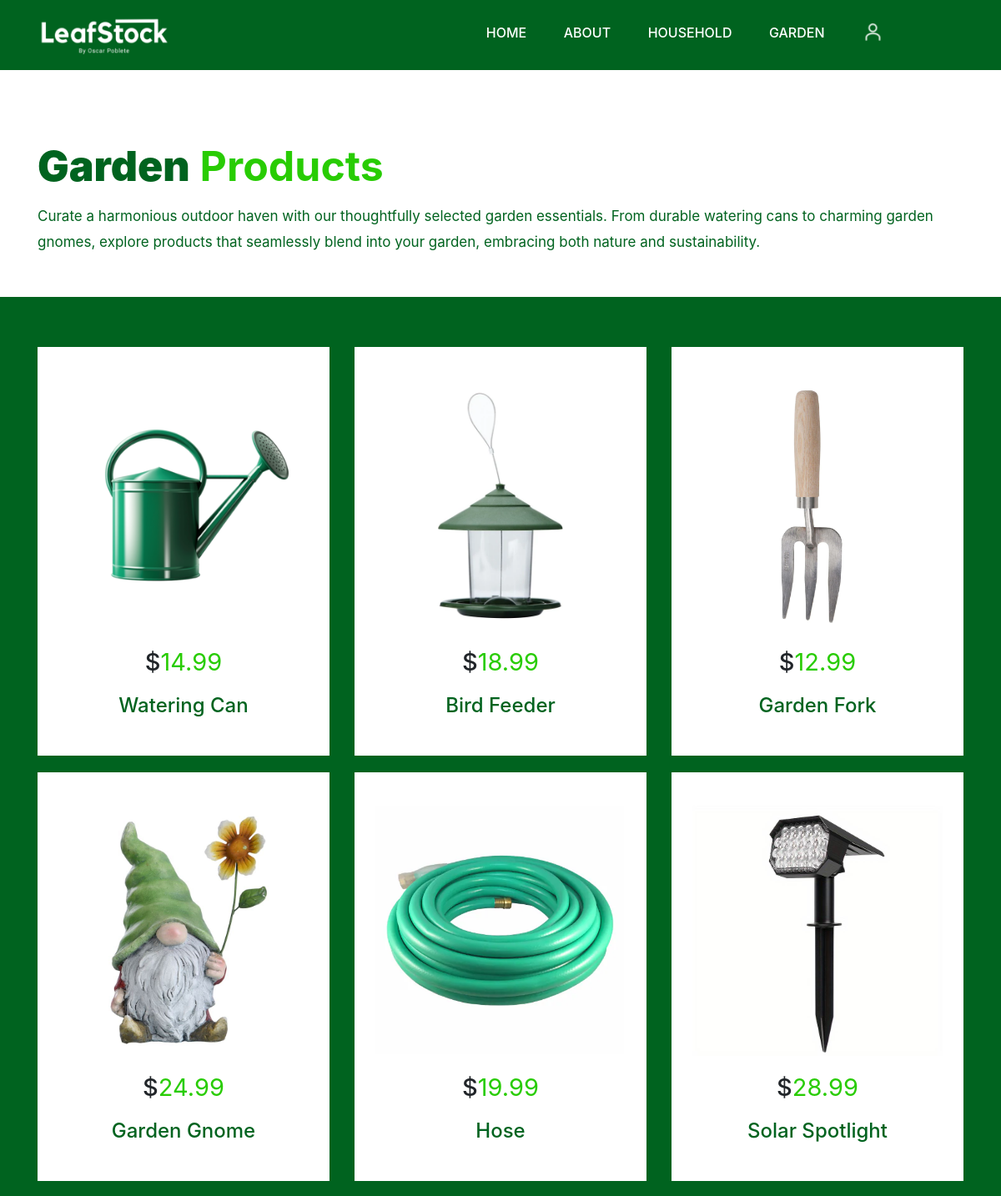
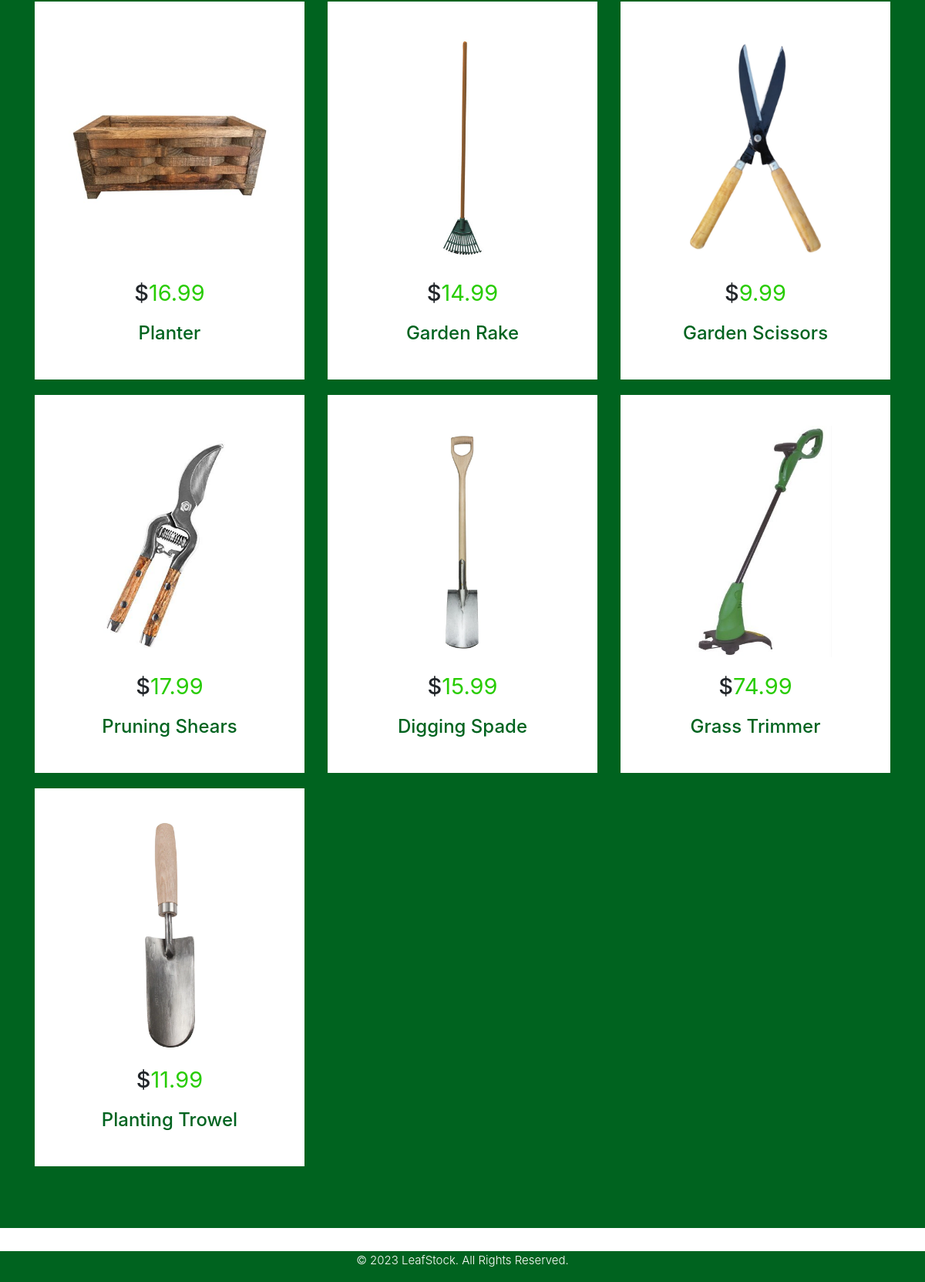
/php/garden.php, run on the app's committed database (2 pictures, top to bottom).
### tables this page shows
CREATE TABLE products (
    product_id INT AUTO_INCREMENT PRIMARY KEY,
    name VARCHAR(255) NOT NULL,
    description TEXT,
    photo VARCHAR(255),
    price DECIMAL(10, 2) NOT NULL,
    quantity INT NOT NULL,
    manufacturer VARCHAR(255),
    origin VARCHAR(255),
    category_id INT,
    FOREIGN KEY (category_id) REFERENCES categories(category_id)
);

### php/garden.php (the view, shortened to what this page needs)
<?php
$servername = "localhost";
$username = "root";
$password = "";
$dbname = "leafstock";
$conn = new mysqli($servername, $username, $password, $dbname);
$sql = "SELECT * FROM products WHERE products.category_id = 2";
$result = $conn->query($sql);
?>
<!DOCTYPE html>
<html lang="en">
<head>
    <link rel="stylesheet" href="../css/style.css">
    <link rel="stylesheet" href="../css/responsive.css">
    <link rel="stylesheet" href="../css/jquery.mCustomScrollbar.min.css">
    <link rel="stylesheet" href="https://netdna.bootstrapcdn.com/font-awesome/4.0.3/css/font-awesome.css">
   <link rel="stylesheet" href="../css/bootstrap.min.css">
</head>
<body class="main-layout product_page">
    <header class="section">
        <div class="header_main">
            <div class="container">
                <div class="row">
                    <div class="col-xl-2 col-lg-2 col-md-2 col-sm-2 col logo_section">
                        <div class="full">
                            <div class="center-desk">
                                <div class="logo"> <a href="../index.php"><img src="../images/assets/leaf_logo.png" alt="#"></a> </div>
                            </div>
                        </div>
                    </div>
                    <div class="col-xl-9 col-lg-9 col-md-9 col-sm-9">
                        <div class="menu-area">
                            <div class="limit-box">
                                <nav class="main-menu">
                                    <ul class="menu-area-main">
                                        <li> <a href="../index.php">Home</a> </li>
                                        <li> <a href="about.php">About</a> </li>
                                        <li><a href="household.php">Household</a></li>
                                        <li><a href="garden.php">Garden</a></li>
                                        <?php
                                    if (isset($_SESSION['user_id'])) {
                                        echo '<li class="last"><a href="account.php"><img src="../images/assets/account_icon.png" alt="icon"/></li>';
                                        if ($admin == 1) {
                                            echo '<li class="last"><a href="manage_store.php"><img src="../images/assets/store_icon.png" alt="icon"/></li>';
                                        } else {
                                            echo '<li class="last"><a href="shopping_cart.php"><img src="../images/assets/cart_icon.png" alt="icon"/><span class="badge badge-pill badge-danger">' . $item_count . '</span></li>';
                                        }
                                        echo '<li class="last"><a href="logout.php"><img src="../images/assets/exit_icon.png" alt="icon" /></a></li>';
                                    } else {
                                        echo '<li class= "last"><a href="login.php"><img src="../images/assets/account_icon.png" alt="icon"/></a></li>';
                                    }
                                    ?>
                                    </ul>
                                </nav>
                            </div>
                        </div>
                    </div>
                </div>
            </div>
        </div>
    </header>
    <div id="garden" class="section product">
        <div class="container">
            <div class="row">
                <div class="col-md-12 ">
                    <div class="titlepage">
                        <h2><strong class="black"> Garden</strong> Products</h2>
                        <span>Curate a harmonious outdoor haven with our thoughtfully selected garden essentials. From durable watering cans to charming garden gnomes,
                              explore products that seamlessly blend into your garden, embracing both nature and sustainability.</span>
                    </div>
                </div>
            </div>
        </div>
    </div>
    <div class="shop_main section ">
        <div class="container">
            <div class="row">
                <?php
                while ($row = $result->fetch_assoc()) {
                    echo '<div class="col-xl-4 col-lg-4 col-md-6 col-sm-12">';
                    echo '<div class="store_product" data-toggle="modal" data-target="#modal' . $row["product_id"] . '">';
                    echo '<figure><img src="../' . $row["photo"] . '" alt="img"/></figure>';
                    echo '<h3>$<strong class="price_text">' . $row["price"] . '</strong></h3>';
                    echo '<h4>' . $row["name"] . '</h4>';
                    echo '</div>';
                    echo '</div>';
                }
                ?>
            </div>
        </div>
    </div>
    <div id="plant" class="footer layout_padding">
        <div class="container">
            <p>© 2023 LeafStock. All Rights Reserved.</p>
        </div>
    </div>
</body>
</html>

### css/style.css (style rules this page uses)
* { box-sizing: border-box !important; transition: ease all 0.5s; }
html { scroll-behavior: smooth; height: 100%; }
body { color: #666666; font-size: 14px; font-family: poppins; line-height: 1.80857; font-weight: normal; overflow-x: hidden; }
a { color: #00631f; text-decoration: none !important; outline: none !important; -webkit-transition: all .3s ease-in-out; -moz-transition: all .3s ease-in-out; -ms-transition: all .3s ease-in-out; -o-transition: all .3s ease-in-out; transition: all .3s ease-in-out; }
h1, h2, h3, h4, h5, h6 { letter-spacing: 0; font-weight: normal; position: relative; padding: 0 0 10px 0; font-weight: normal; line-height: normal; color: #00631f; margin: 0 }
h2 { font-size: 22px }
h3 { font-size: 18px }
h4 { font-size: 16px }
*, *::after, *::before { -webkit-box-sizing: border-box; -moz-box-sizing: border-box; box-sizing: border-box; }
ul, li, ol { margin: 0px; padding: 0px; list-style: none; }
a { color: #00631f; text-decoration: none; outline: none !important; }
a, .btn { text-decoration: none !important; outline: none !important; -webkit-transition: all .3s ease-in-out; -moz-transition: all .3s ease-in-out; -ms-transition: all .3s ease-in-out; -o-transition: all .3s ease-in-out; transition: all .3s ease-in-out; }
img { max-width: 100%; height: auto; }
.full { float: left; width: 100%; }
.layout_padding { padding-top: 90px; padding-bottom: 90px; }
.full { width: 100%; float: left; margin: 0; padding: 0; }
.logo { float: left; position: relative; }
nav.main-menu { float: right; margin-left: 0; }
.main-menu { text-align: center; }
.main-menu ul { margin: 0; list-style-type: none; margin-bottom: 10px; }
.main-menu ul>li { display: inline-block; position: relative; }
.main-menu ul>li a { line-height: 20px; font-size: 16px; display: block; font-weight: 500; color: #ffffff; padding: 22px 20px; text-transform: uppercase; }
.main-menu ul li:last-child a { padding-right: 0; }
.main-menu ul li:first-child { margin-left: 0; }
.main-menu ul>li { position: inherit; display: inline-block; vertical-align: middle; }
.layout_padding { padding-top: 90px 0px; }
.titlepage { padding-bottom: 50px; }
.titlepage h2 { padding: 0px 0px 0px 0px; font-size: 50px; font-weight: bold; color: #28cc03; line-height: 50px; position: relative; margin-bottom: 20px; }
.titlepage span { color: #00631f; font-size: 17px; line-height: 31px; display: block; font-weight: normal; }
.shop_main { width: 100%; float: left; background-color: #00631f; height: auto; padding: 60px 0px; }
body { display: flex; min-height: 100vh; flex-direction: column; }
.footer { background-color: #00631f; text-align: center; }
.store_product { padding: 40px 20px; background: #fff; text-align: center; }
.price_text { font-size: 20px; color: #28cc03; }
.store_product figure { margin:0; }
.store_product figure img { height: 300px; }
.store_product h3 { font-size: 29px; line-height: 25px; padding-top: 25px; }
.store_product h4 { color: #00631f; font-size: 24px; line-height: 24px; padding: 10px 0px 0px 0px; }
.price_text { text-align: center; font-size: 29px; color: #28cc03; padding-top: 25px; line-height: 25px; font-weight:normal; }
.section { float: left; width: 100%; }
.footer { width: 100%; float: left; background-color: #00631f; height: auto; padding: 0px; }
.header_main { width: 100%; float: left; background-color: #00631f; padding-top: 20px; }
.product { padding-top: 90px; }
.product .titlepage h2 { color: #28cc03; }
.black { color: #00631f; }
.footer p { color: #fff; }
.product_page .shop_main { margin-bottom: 30px; }
.main-menu ul > li a { padding-top: 5px; }
.store_product { margin-bottom: 20px; }

### data on the page
products: photo (picture), price "14.99", name "Watering Can"
products: photo (picture), price "18.99", name "Bird Feeder"
products: photo (picture), price "12.99", name "Garden Fork"
products: photo (picture), price "24.99", name "Garden Gnome"
products: photo (picture), price "19.99", name "Hose"
products: photo (picture), price "28.99", name "Solar Spotlight"
products: photo (picture), price "16.99", name "Planter"
products: photo (picture), price "14.99", name "Garden Rake"
products: photo (picture), price "9.99", name "Garden Scissors"
products: photo (picture), price "17.99", name "Pruning Shears"
products: photo (picture), price "15.99", name "Digging Spade"
products: photo (picture), price "74.99", name "Grass Trimmer"
products: photo (picture), price "11.99", name "Planting Trowel"
